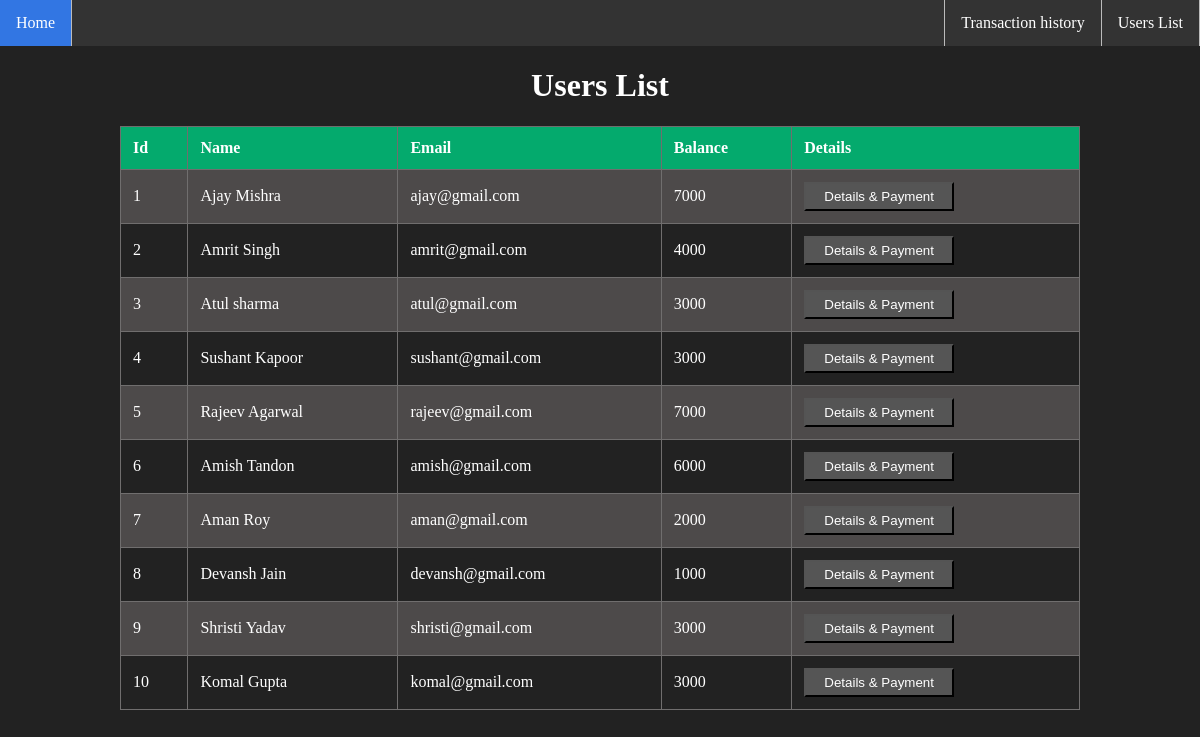
Before: /userlist/ with the older database file.
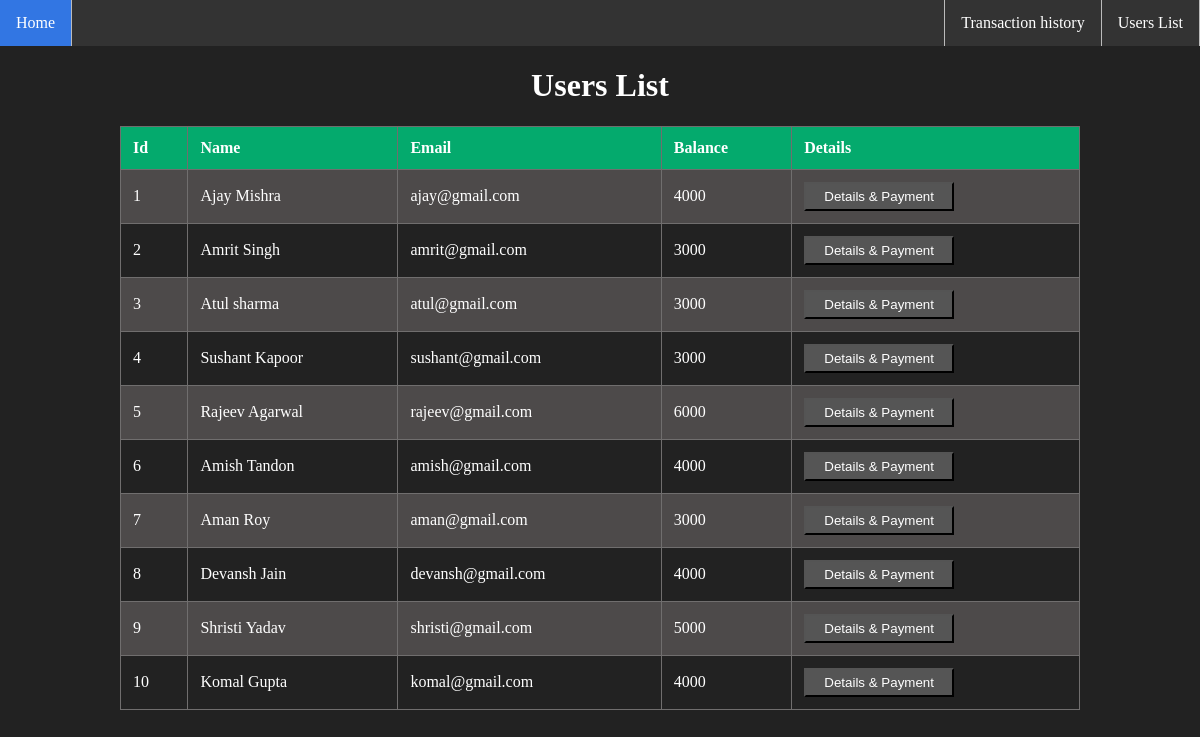
After: the same page with the newer database file.
### app/models.py (models this page shows, shortened)
class Users(models.Model):
    name=models.CharField(max_length=25)
    email=models.EmailField(max_length=225,blank=True)
    balance=models.CharField(max_length=25)

### app/views.py (the view)
# urls.py: path('userlist/',views.userlist,name="userlist"),
def userlist(request):
    users=Users.objects.all()
    return render(request,"userlist.html",{'allusers':users})

### templates/userlist.html (shortened to what this page needs)
<!DOCTYPE html>
{% extends 'home.html' %}
{% block content %}
<div class="userlist">
<h1>Users List</h1>
<div class="userListTable">
<table>
    <tr>
    <th>Id</th>
    <th>Name</th>
    <th>Email</th>
    <th>Balance</th>
    <th>Details</th>
  </tr>
{% for singleUser in allusers %}
<tr id="id{{singleUser.id}}"><td>{{singleUser.id}}</td><td>{{singleUser.name}}</td><td>{{singleUser.email}}</td><td>{{singleUser.balance}}</td><td><button class="sendbtnn" onclick="send({{singleUser.id}})">Details & Payment</button></td></tr>
{% endfor %}
</table>
</div>
    <br><br>
</div>
{% endblock %}

Changed rows visible on the page:
changed Users "Ajay Mishra": balance "7000" → "4000"
changed Users "Amrit Singh": balance "4000" → "3000"
changed Users "Rajeev Agarwal": balance "7000" → "6000"
changed Users "Amish Tandon": balance "6000" → "4000"
changed Users "Aman Roy": balance "2000" → "3000"
changed Users "Devansh Jain": balance "1000" → "4000"
changed Users "Shristi Yadav": balance "3000" → "5000"
changed Users "Komal Gupta": balance "3000" → "4000"
